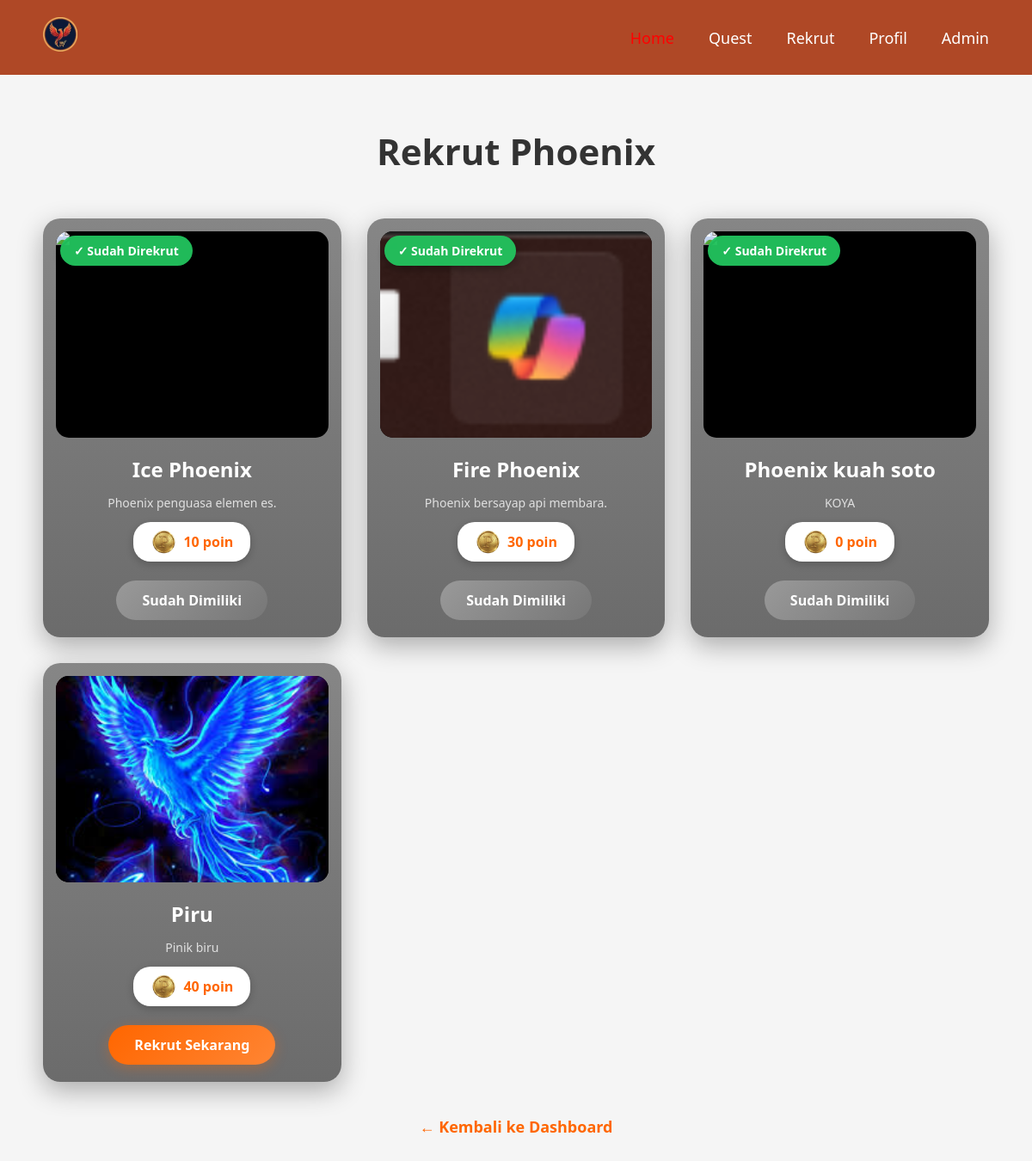
The page /user/recruit.php (signed in) on the database its author committed.
### tables this page shows
CREATE TABLE `user_phoenix` (
  `id` int NOT NULL,
  `user_id` int NOT NULL,
  `phoenix_id` int NOT NULL,
  `recruited_at` timestamp NULL DEFAULT CURRENT_TIMESTAMP
);

CREATE TABLE `phoenix` (
  `id` int NOT NULL,
  `name` varchar(100) NOT NULL,
  `element` enum('fire','water','ice','wind','earth') NOT NULL,
  `req_element_power` int DEFAULT '0',
  `req_intelligence` int DEFAULT '0',
  `description` text,
  `req_points` int NOT NULL DEFAULT '0',
  `image` varchar(255) DEFAULT NULL
);

### user/recruit.php (the view, shortened to what this page needs)
<?php
require_once '../config/db.php';
$user_id  = $_SESSION['user_id'] ?? 0;
$sql = "
    SELECT p.id, p.name, p.description, p.req_points, p.image,
           up.id AS owned
    FROM phoenix p
    LEFT JOIN user_phoenix up
      ON up.phoenix_id = p.id AND up.user_id = ?
    ORDER BY p.id ASC
";
$stmt = $conn->prepare($sql);
$stmt->bind_param('i', $user_id);
$stmt->execute();
$result = $stmt->get_result();
$phoenix_list = [];
while ($row = $result->fetch_assoc()) {
    $phoenix_list[] = $row;
}
?>
<!DOCTYPE html>
<html lang="id">
<head>
</head>
<body>
    <header>
        <nav class="navbar">
            <div class="logo"><img src= "../assets/index-logo.png"></div>
            <ul class="nav-menu">
                <li><a href="dashboard.php" class="active">Home</a></li>
                <li><a href="quests.php">Quest</a></li>
                <li><a href="recruit.php">Rekrut</a></li>
                <li><a href="profile.php">Profil</a></li>
                <li><a href="admin/login_admin.php">Admin</a></li>
            </ul>
        </nav>
    </header>
    <section class="recommendation-section">
        <div class="container">
            <h1 class="section-title">Rekrut Phoenix</h1>
            <?php if (empty($phoenix_list)): ?>
                <div class="empty-message">
                    <p>Belum ada Phoenix yang dapat direkrut.</p>
                </div>
            <?php else: ?>
                <div class="phoenix-grid">
                    <?php foreach ($phoenix_list as $p): ?>
                        <div class="phoenix-card">
                            <?php if ($p['owned']): ?>
                                <div class="status-badge">✓ Sudah Direkrut</div>
                            <?php endif; ?>
                            <div class="card-image">
                                <?php
                                if (!empty($p['image'])) {
                                    $img_src = '../uploads/phoenix/' . $p['image'];
                                } else {
                                    $img_src = '../assets/img/phoenix-default.png';
                                }
                                ?>
                                <img src="<?php echo htmlspecialchars($img_src); ?>"
                                     alt="<?php echo htmlspecialchars($p['name']); ?>">
                            </div>
                            <div class="card-footer">
                                <h3 class="card-title"><?php echo htmlspecialchars($p['name']); ?></h3>
                                <?php if (!empty($p['description'])): ?>
                                    <p class="card-description"><?php echo htmlspecialchars($p['description']); ?></p>
                                <?php endif; ?>
                                <div class="price-tag">
                                <div class="coin-icon"><img src="../assets/point.png"></div>
                                    <span class="price"><?php echo (int)$p['req_points']; ?> poin</span>
                                </div>
                                <?php if ($p['owned']): ?>
                                    <span class="action-button disabled">Sudah Dimiliki</span>
                                <?php else: ?>
                                    <a href="rekrut_pros.php?id=<?php echo (int)$p['id']; ?>"
                                       class="action-button">Rekrut Sekarang</a>
                                <?php endif; ?>
                            </div>
                        </div>
                    <?php endforeach; ?>
                </div>
            <?php endif; ?>
            <div class="back-link">
                <a href="dashboard.php">← Kembali ke Dashboard</a>
            </div>
        </div>
    </section>
</body>
</html>

### user/recruit.php (style rules this page uses)
* { margin: 0; padding: 0; box-sizing: border-box; }
.navbar { display: flex; justify-content: space-between; align-items: center; padding: 20px 50px; max-width: 1400px; margin: 0 auto; }
.logo { font-size: 24px; font-weight: bold; color: white; }
.logo img { width: 40px; }
.nav-menu { display: flex; list-style: none; gap: 40px; }
.nav-menu a { text-decoration: none; color: white; font-size: 18px; font-weight: 500; transition: color 0.3s; }
.nav-menu a:hover, .nav-menu a.active { color: red; }
body { font-family: 'Segoe UI', Tahoma, Geneva, Verdana, sans-serif; background: #f5f5f5; min-height: 100vh; s }
.recommendation-section { padding: 60px 0; min-height: 100vh; }
.container { max-width: 1400px; margin: 0 auto; padding: 0 50px; }
.section-title { text-align: center; font-size: 42px; color: #333; margin-bottom: 50px; font-weight: 600; }
.phoenix-grid { display: grid; grid-template-columns: repeat(3, 1fr); gap: 30px; }
header { background-color: rgb(175, 72, 38); padding: 0; }
.coin-icon { width: 30px; height: 30px; border-radius: 50%; display: flex; align-items: center; justify-content: center; font-size: 24px; }
.coin-icon img { width: 100%; aspect-ratio: 1/1; object-fit: cover }
.phoenix-card { background: linear-gradient(to bottom, rgba(128, 128, 128, 0.95), rgba(100, 100, 100, 0.95)); border-radius: 20px; overflow: hidden; box-shadow: 0 10px 30px rgba(0, 0, 0, 0.3); transition: transform 0.3s ease, box-shadow 0.3s ease; position: relative; }
.status-badge { position: absolute; top: 20px; left: 20px; background: rgba(34, 197, 94, 0.95); color: white; padding: 8px 16px; border-radius: 20px; font-size: 14px; font-weight: bold; z-index: 10; box-shadow: 0 4px 10px rgba(0, 0, 0, 0.3); }
.card-image { position: relative; width: calc(100% - 30px); height: 240px; background: #000; border-radius: 15px; margin: 15px 15px 0 15px; overflow: hidden; }
.card-image img { width: 100%; height: 100%; object-fit: cover; }
.card-footer { padding: 20px; display: flex; flex-direction: column; justify-content: center; align-items: center; gap: .75em; }
.card-title { color: #fff; font-size: 24px; font-weight: 700; margin: 0; text-align: center; }
.card-description { color: #e0e0e0; font-size: 14px; text-align: center; line-height: 1.5; }
.price-tag { background: #fff; padding: 8px 20px; border-radius: 20px; display: flex; align-items: center; gap: 8px; box-shadow: 0 3px 10px rgba(0, 0, 0, 0.2); }
.price { color: #ff6600; font-weight: bold; font-size: 16px; }
.action-button { background: linear-gradient(135deg, #ff6600, #ff8533); color: white; padding: 12px 30px; border-radius: 25px; text-decoration: none; font-weight: bold; font-size: 16px; transition: all 0.3s ease; display: inline-block; margin-top: 10px; box-shadow: 0 4px 15px rgba(255, 102, 0, 0.3); }
.action-button.disabled { background: linear-gradient(135deg, #999, #777); cursor: not-allowed; box-shadow: none; }
.back-link { display: block; text-align: center; margin-top: 40px; font-size: 18px; }
.back-link a { color: #ff6600; text-decoration: none; font-weight: bold; transition: color 0.3s ease; }

### rows shown on the page
user_phoenix: shows "✓ Sudah Direkrut", phoenix.name "Ice Phoenix", phoenix.description "Phoenix penguasa elemen es.", phoenix.req_points "10", shows "Sudah Dimiliki"
user_phoenix: shows "✓ Sudah Direkrut", phoenix.image (picture), phoenix.name "Fire Phoenix", phoenix.description "Phoenix bersayap api membara.", phoenix.req_points "30", shows "Sudah Dimiliki"
user_phoenix: shows "✓ Sudah Direkrut", phoenix.name "Phoenix kuah soto", phoenix.description "KOYA", phoenix.req_points "0", shows "Sudah Dimiliki"
phoenix: image (picture), name "Piru", description "Pinik biru", req_points "40"
